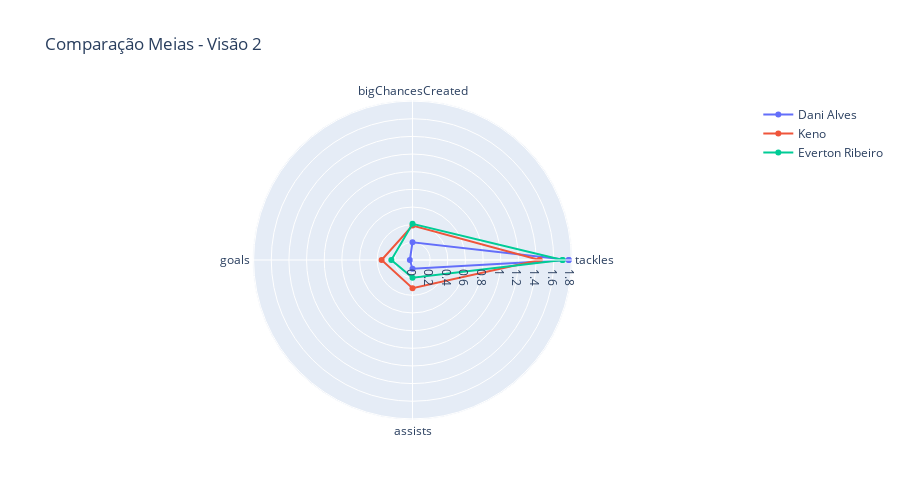

Notebook code cell kept with this figure:
### Code cell
categories = labelsmf2[1:]
categories = [*categories, categories[0]]

players = df_meias2_vw2.values.tolist()

player_1 = players[0][1:]
player_1 = [*player_1, player_1[0]]
player_2 = players[1][1:]
player_2 = [*player_2, player_2[0]]
player_3 = players[2][1:]
player_3 = [*player_3, player_3[0]]

fig = go.Figure(
    data = [ go.Scatterpolar(r=player_1, theta = categories, name = players[0][0]),
             go.Scatterpolar(r=player_2, theta = categories, name = players[1][0]),
             go.Scatterpolar(r=player_3, theta = categories, name = players[2][0])],
    layout = go.Layout(
    autosize = False,
    width = 900,
    height = 500,
    title=go.layout.Title(text = 'Comparação Meias - Visão 2'),
    polar = {'radialaxis':{'visible':True}},
    showlegend = True)
)

pyo.iplot(fig)

### Figure 1 — Plotly figure (JSON) as saved in the notebook; plotly's stock layout.template omitted (floating-point values rounded to 4 significant figures)
{"data": [{"name": "Dani Alves", "r": [1.77, 0.2, 0.03, 0.1, 1.77], "theta": ["tackles", "bigChancesCreated", "goals", "assists", "tackles"], "type": "scatterpolar"}, {"name": "Keno", "r": [1.44, 0.39, 0.35, 0.32, 1.44], "theta": ["tackles", "bigChancesCreated", "goals", "assists", "tackles"], "type": "scatterpolar"}, {"name": "Everton Ribeiro", "r": [1.7, 0.41, 0.24, 0.2, 1.7], "theta": ["tackles", "bigChancesCreated", "goals", "assists", "tackles"], "type": "scatterpolar"}], "layout": {"autosize": false, "height": 500, "polar": {"radialaxis": {"visible": true}}, "showlegend": true, "title": {"text": "Comparação Meias - Visão 2"}, "width": 900}}
